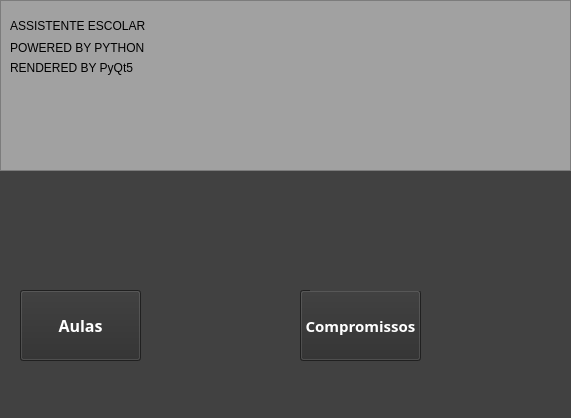
<?xml version="1.0" encoding="UTF-8"?>
<ui version="4.0">
 <class>Home</class>
 <widget class="QMainWindow" name="Home">
  <property name="geometry">
   <rect>
    <x>0</x>
    <y>0</y>
    <width>571</width>
    <height>418</height>
   </rect>
  </property>
  <property name="windowTitle">
   <string>Home</string>
  </property>
  <property name="styleSheet">
   <string notr="true">background-color: rgb(65, 65, 65);</string>
  </property>
  <widget class="QWidget" name="centralwidget">
   <widget class="QPushButton" name="pushButton_Lessons">
    <property name="geometry">
     <rect>
      <x>20</x>
      <y>290</y>
      <width>121</width>
      <height>71</height>
     </rect>
    </property>
    <property name="font">
     <font>
      <family>Arial Black</family>
      <pointsize>12</pointsize>
      <weight>75</weight>
      <bold>true</bold>
     </font>
    </property>
    <property name="styleSheet">
     <string notr="true">color: rgb(255, 255, 255);
background-color: rgb(45, 45, 45);</string>
    </property>
    <property name="text">
     <string>Aulas</string>
    </property>
   </widget>
   <widget class="QPushButton" name="pushButton_compromissos">
    <property name="geometry">
     <rect>
      <x>300</x>
      <y>290</y>
      <width>121</width>
      <height>71</height>
     </rect>
    </property>
    <property name="font">
     <font>
      <family>Arial Black</family>
      <pointsize>11</pointsize>
      <weight>75</weight>
      <bold>true</bold>
     </font>
    </property>
    <property name="styleSheet">
     <string notr="true">color: rgb(255, 255, 255);
background-color: rgb(45, 45, 45);</string>
    </property>
    <property name="text">
     <string>Compromissos</string>
    </property>
   </widget>
   <widget class="QGraphicsView" name="graphicsView">
    <property name="geometry">
     <rect>
      <x>0</x>
      <y>0</y>
      <width>571</width>
      <height>171</height>
     </rect>
    </property>
    <property name="styleSheet">
     <string notr="true">background-color: rgb(161, 161, 161);</string>
    </property>
   </widget>
   <widget class="QLabel" name="label">
    <property name="geometry">
     <rect>
      <x>10</x>
      <y>10</y>
      <width>271</width>
      <height>31</height>
     </rect>
    </property>
    <property name="styleSheet">
     <string notr="true">color:rgb(0, 0, 0);
font: 87 16pt &quot;Arial Black&quot;;
background-color: rgb(161, 161, 161);</string>
    </property>
    <property name="text">
     <string>ASSISTENTE ESCOLAR</string>
    </property>
   </widget>
   <widget class="QLabel" name="label_2">
    <property name="geometry">
     <rect>
      <x>10</x>
      <y>40</y>
      <width>140</width>
      <height>16</height>
     </rect>
    </property>
    <property name="styleSheet">
     <string notr="true">color:rgb(0, 0, 0);
font: 87 8pt &quot;Arial Black&quot;;
background-color: rgb(161, 161, 161);</string>
    </property>
    <property name="text">
     <string>POWERED BY PYTHON</string>
    </property>
   </widget>
   <widget class="QLabel" name="label_3">
    <property name="geometry">
     <rect>
      <x>10</x>
      <y>60</y>
      <width>131</width>
      <height>16</height>
     </rect>
    </property>
    <property name="styleSheet">
     <string notr="true">color:rgb(0, 0, 0);
font: 87 8pt &quot;Arial Black&quot;;
background-color: rgb(161, 161, 161);</string>
    </property>
    <property name="text">
     <string>RENDERED BY PyQt5</string>
    </property>
   </widget>
   <widget class="QLabel" name="label_5">
    <property name="geometry">
     <rect>
      <x>310</x>
      <y>180</y>
      <width>111</width>
      <height>111</height>
     </rect>
    </property>
    <property name="text">
     <string/>
    </property>
    <property name="pixmap">
     <pixmap resource="b.qrc">:/icons/caderno_icon.png</pixmap>
    </property>
   </widget>
   <widget class="QLabel" name="label_6">
    <property name="geometry">
     <rect>
      <x>30</x>
      <y>200</y>
      <width>111</width>
      <height>81</height>
     </rect>
    </property>
    <property name="text">
     <string/>
    </property>
    <property name="pixmap">
     <pixmap resource="b.qrc">:/icons/book_icon.png</pixmap>
    </property>
   </widget>
   <zorder>pushButton_compromissos</zorder>
   <zorder>graphicsView</zorder>
   <zorder>pushButton_Lessons</zorder>
   <zorder>label</zorder>
   <zorder>label_3</zorder>
   <zorder>label_2</zorder>
   <zorder>label_5</zorder>
   <zorder>label_6</zorder>
  </widget>
  <widget class="QMenuBar" name="menubar">
   <property name="geometry">
    <rect>
     <x>0</x>
     <y>0</y>
     <width>571</width>
     <height>21</height>
    </rect>
   </property>
  </widget>
  <widget class="QStatusBar" name="statusbar"/>
 </widget>
 <resources>
  <include location="b.qrc"/>
 </resources>
 <connections/>
</ui>
